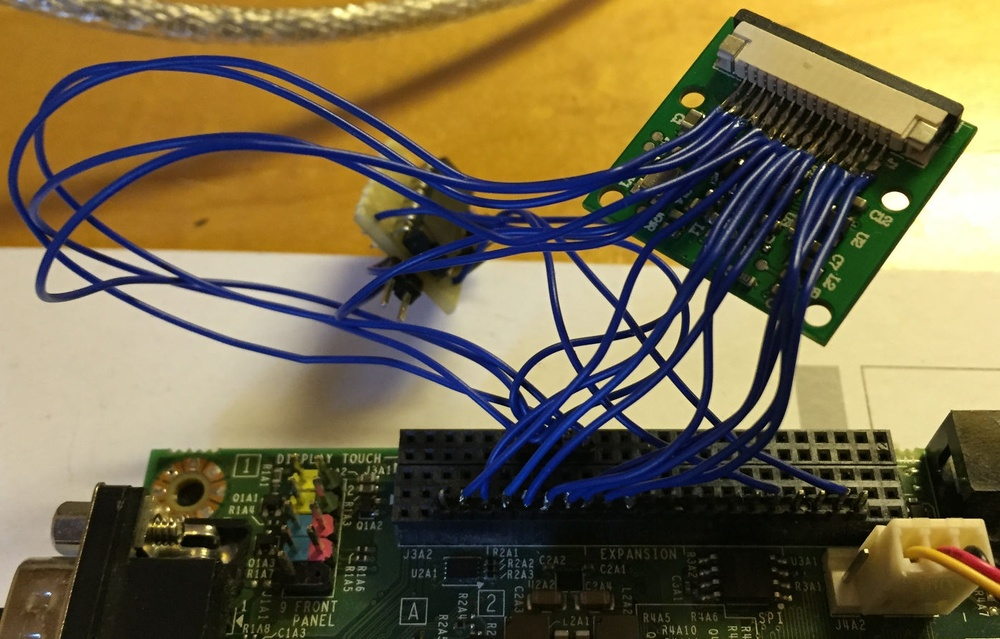
//> input picture report/images/connection.jpg, 1000 x 639 px, shrunk from 1396 x 892 before the run, given in place of the camera
$ ./edges   (built with g++ and OpenCV 4)
//> lines starting //> are read from the running program, lines starting //| are printed output that depends on the picture
#include "opencv/cv.h"
#include "opencv/highgui.h"

using namespace std;
using namespace cv;

int main(int argc, char *argv[])
{
	VideoCapture cap(0);
	if (!cap.isOpened())
		return -1;

	Mat frame, edges;
	namedWindow("edges",1);
	for (;;) {
		cap >> frame;
//> frame is the input picture: 639 rows x 1000 cols, CV_8UC3; mean B, G, R 72.8, 103.9, 115.4
		cvtColor(frame, edges, CV_BGR2GRAY);
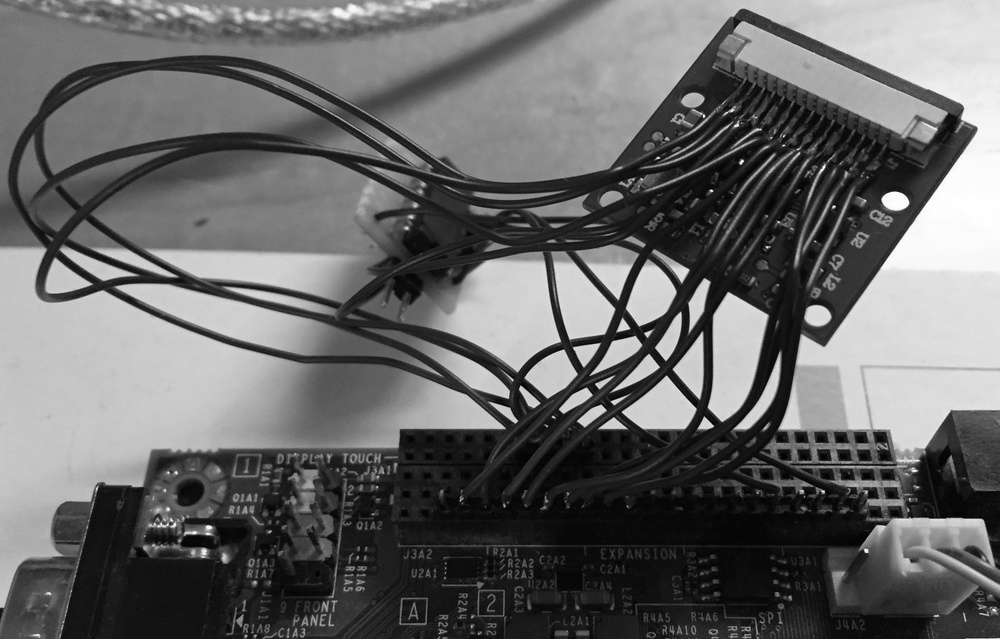
//> edges: 639 rows x 1000 cols, CV_8UC1; min 0, max 255, mean 103.8
		GaussianBlur(edges, edges, Size(7,7), 1.5, 1.5);
		Canny(edges, edges, 0, 30, 3);
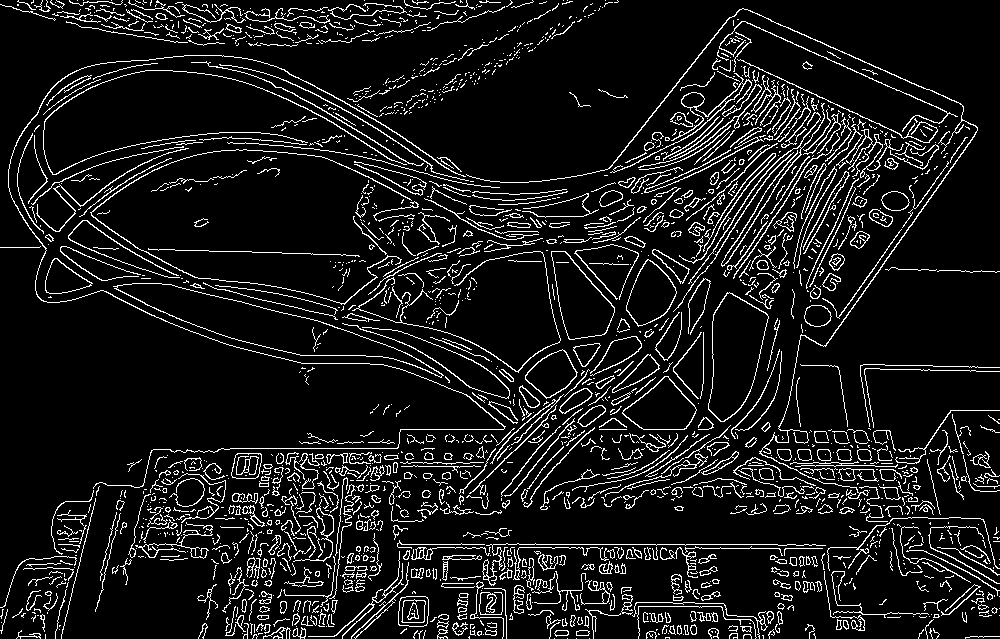
//> edges: 639 rows x 1000 cols, CV_8UC1; 9.6% white in thin lines or dots
		imshow("edges", edges);
		if(waitKey(30) >= 0) break;
//> the Esc key is pressed
	}
	return 0;
}

$ run again, on report/images/opticalfb.jpg
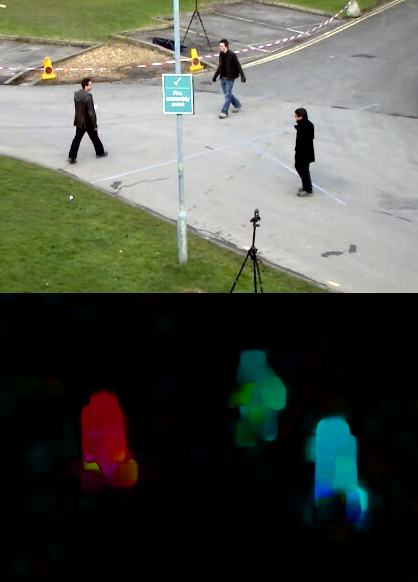
//> input picture report/images/opticalfb.jpg, 418 x 582 px, given in place of the camera
//> frame is the input picture: 582 rows x 418 cols, CV_8UC3; mean B, G, R 74.6, 83.5, 79.9
//> `cvtColor(frame, edges, CV_BGR2GRAY);`:
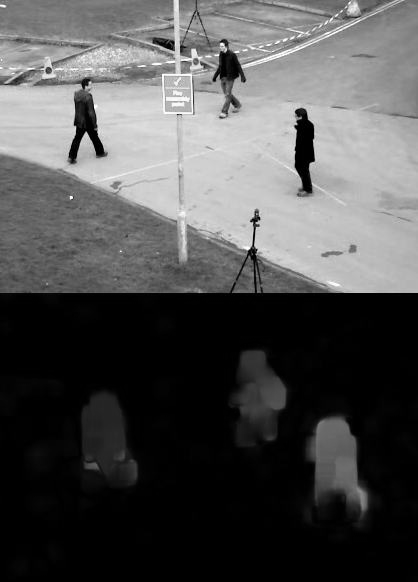
//> edges: 582 rows x 418 cols, CV_8UC1; min 0, max 255, mean 81.4
//> `Canny(edges, edges, 0, 30, 3);`:
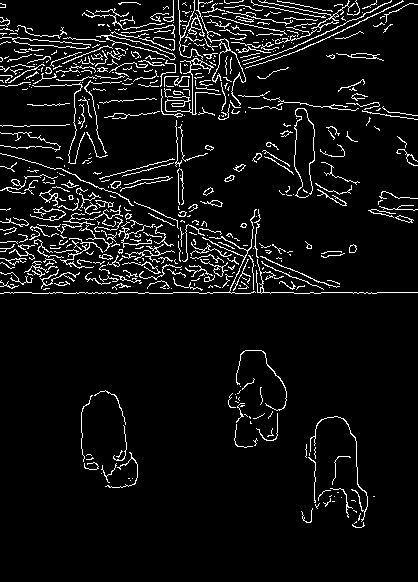
//> edges: 582 rows x 418 cols, CV_8UC1; 6.6% white in thin lines or dots

$ run again, on report/images/opticalflow_lk.jpg
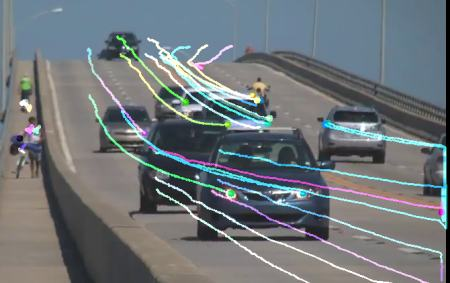
//> input picture report/images/opticalflow_lk.jpg, 450 x 283 px, given in place of the camera
//> frame is the input picture: 283 rows x 450 cols, CV_8UC3; mean B, G, R 120.8, 117, 110.4
//> `GaussianBlur(edges, edges, Size(7,7), 1.5, 1.5);`:
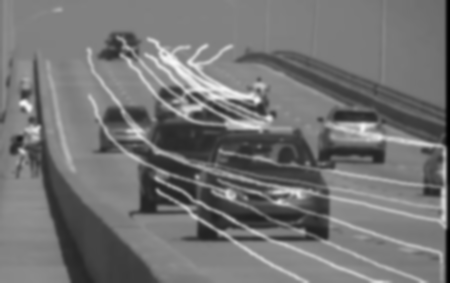
//> edges: 283 rows x 450 cols, CV_8UC1; min 0, max 248, mean 115.4
//> `Canny(edges, edges, 0, 30, 3);`:
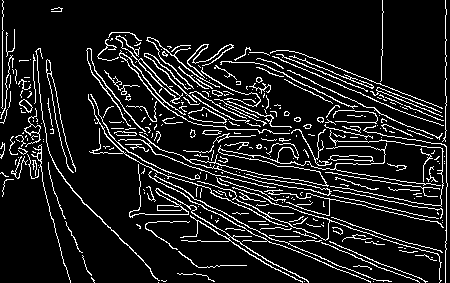
//> edges: 283 rows x 450 cols, CV_8UC1; 11.3% white in thin lines or dots

$ run again, on report/images/rpi_camera_back.jpg
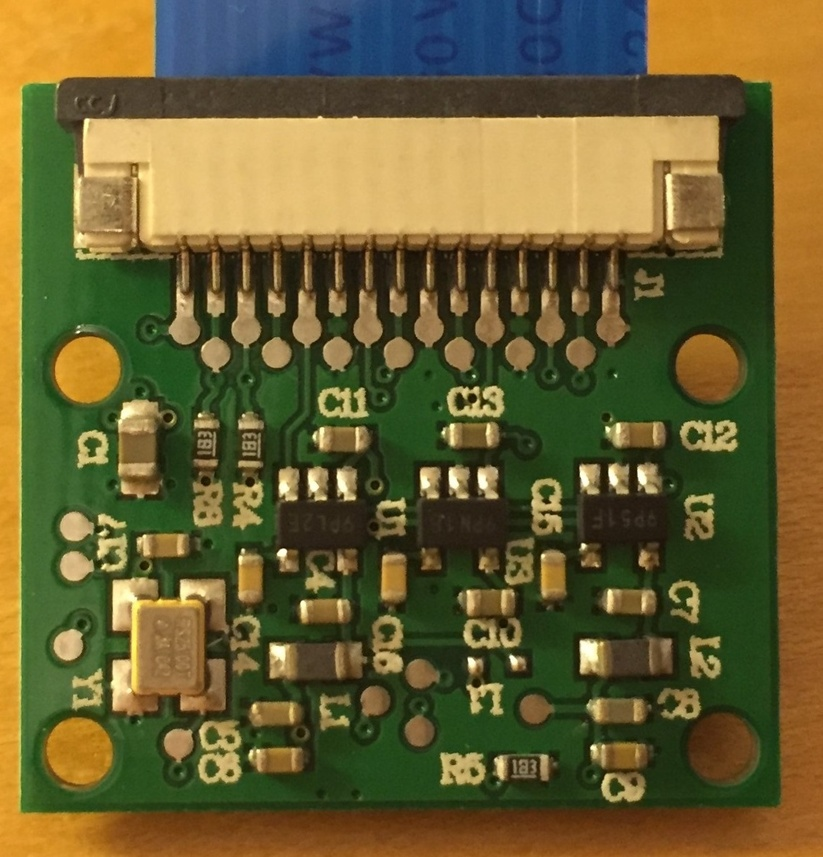
//> input picture report/images/rpi_camera_back.jpg, 823 x 857 px, shrunk from 1138 x 1185 before the run, given in place of the camera
//> frame is the input picture: 857 rows x 823 cols, CV_8UC3; mean B, G, R 50.4, 95.2, 104.4
//> `cvtColor(frame, edges, CV_BGR2GRAY);`:
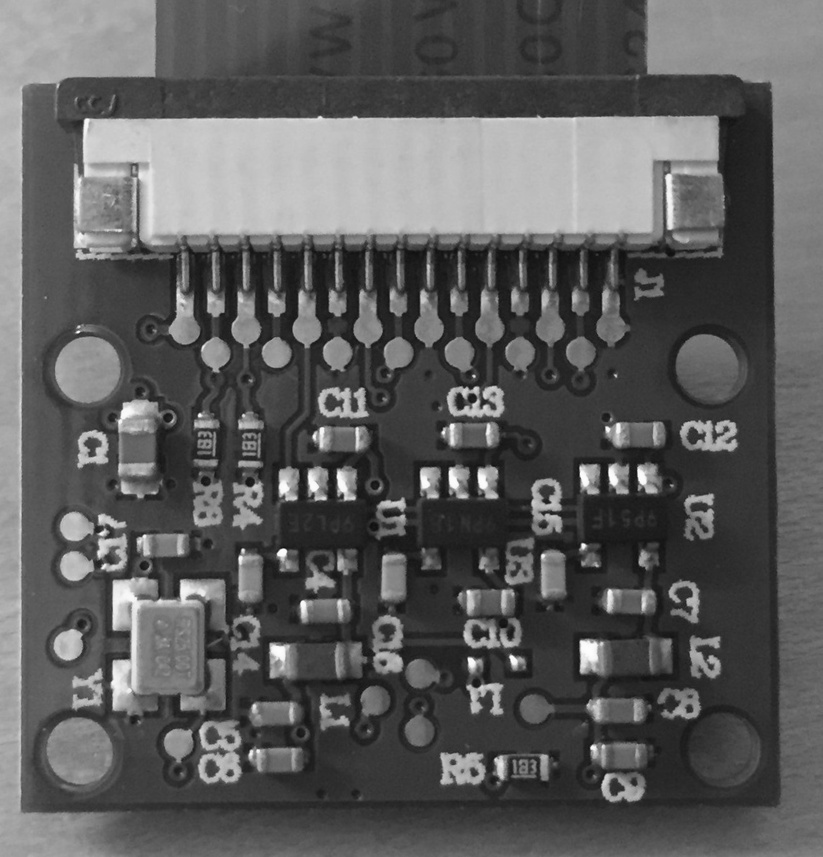
//> edges: 857 rows x 823 cols, CV_8UC1; min 14, max 253, mean 92.9
//> `Canny(edges, edges, 0, 30, 3);`:
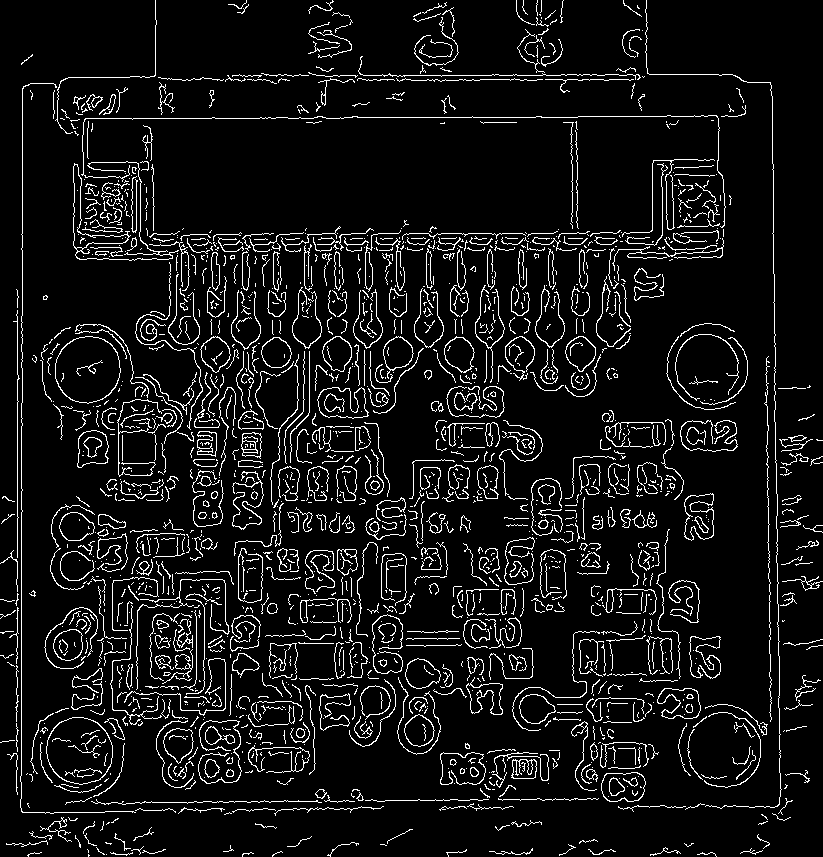
//> edges: 857 rows x 823 cols, CV_8UC1; 7.9% white in thin lines or dots
